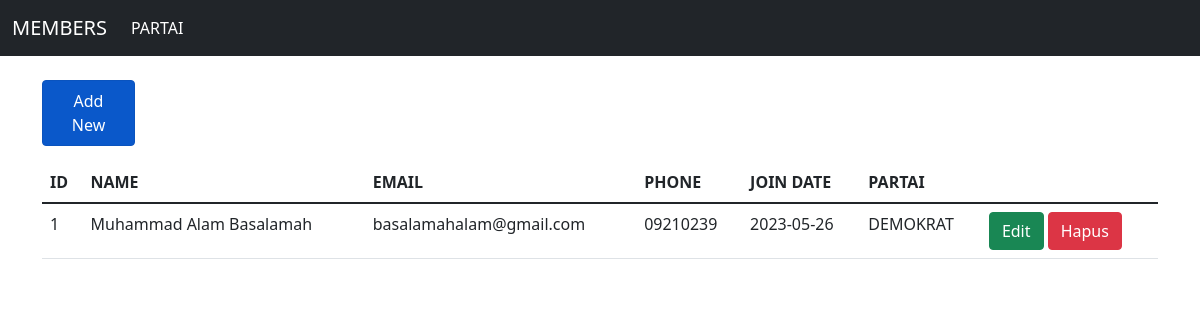
The page / on the database its author committed.
### tables this page shows
CREATE TABLE `members` (
  `id` int(11) NOT NULL,
  `name` varchar(100) NOT NULL,
  `email` varchar(100) NOT NULL,
  `phone` varchar(100) NOT NULL,
  `join_date` date NOT NULL DEFAULT current_timestamp(),
  `id_partai` int(11) NOT NULL
);

CREATE TABLE `partai` (
  `id_partai` int(11) NOT NULL,
  `name` varchar(100) NOT NULL
);

### Controllers/Members.controllers.php (called while the page is built, shortened)
<?php
include_once("Models/Members.class.php");
include_once("Models/Partai.class.php");
include_once("Views/Members.views.php");
class MembersController {
  private $members;
  function __construct(){
    $this->members = new Members(connection::$db_host, connection::$db_user, connection::$db_pass, connection::$db_name);
  }
  public function index() {
    $this->members->open();
    $this->members->getMembers();
    $data = array();
    while($row = $this->members->getResult()){
      array_push($data, $row);
    }
    $view = new MembersView();
    $view->render($data);
  }
}

### Views/Members.views.php (the view, shortened to what this page needs)
<?php
    class MembersView{
        public function render($data){
        $dataMember = null;
        foreach($data as $val){
            list($id, $name, $email, $phone, $join_date, $id_partai , $partai) = $val;
            $dataMember .= "<tr>
                    <td>" . $id . "</td>
                    <td>" . $name . "</td>
                    <td>" . $email . "</td>
                    <td>" . $phone . "</td>
                    <td>" . $join_date . "</td>
                    <td>" . $partai . "</td>
                    <td>
                        <a href='index.php?id_edit=" . $id . "' class='btn btn-success''>Edit</a>
                        <a href='index.php?id_hapus=" . $id . "' class='btn btn-danger''>Hapus</a>
                    </td>
                    </tr>";
        }
    }
}

### rows shown on the page
members: id "1", name "Muhammad Alam Basalamah", email "basalamahalam@gmail.com", phone "09210239", join_date "2023-05-26", id_partai.name "DEMOKRAT"

### other values the page prints
$this->content "MEMBERS PARTAI Add New ID NAME EMAIL PHONE JOIN DATE PARTAI"
